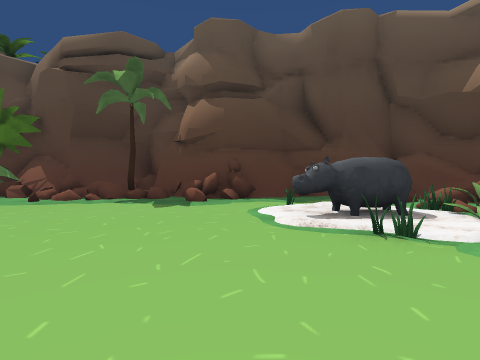
view 1 (above)

24 first-person views from a walk through a Unity game level. The camera is 1.4 m above the floor, tilts 2° down and sees 80° across. The floor is counted in squares, 2 m on a side. Each view is taken from the middle of a square. On the plan, view 1 faces up. The plan holds only what a view shows up to about 10 squares ahead; the rest is blank. The place goes on beyond the plan. The player is left out. Some surface patterns are stand-ins.

view 2
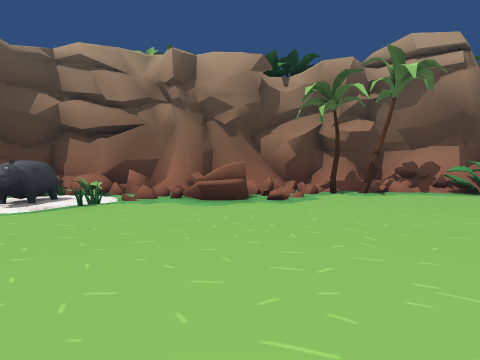

view 3
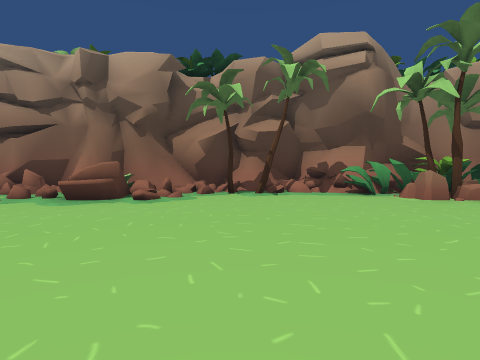

view 4
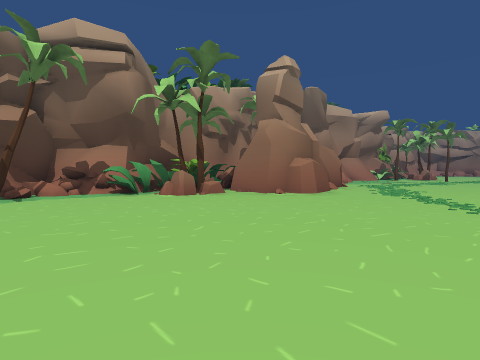

view 5
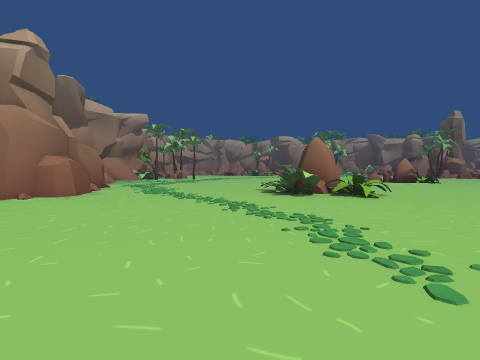

view 6
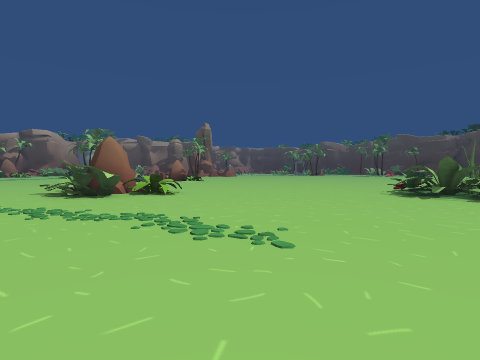

view 7
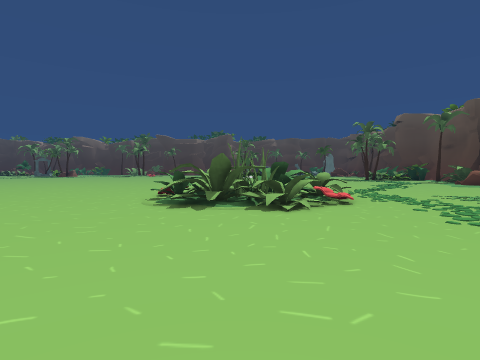

view 8
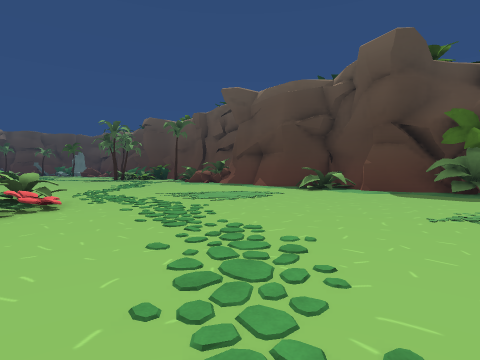

view 9
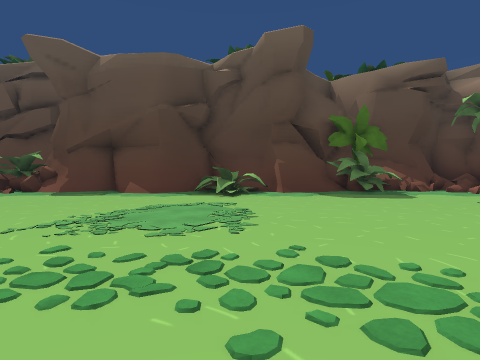

view 10
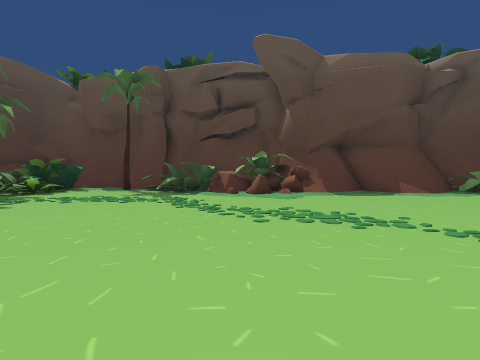

view 11
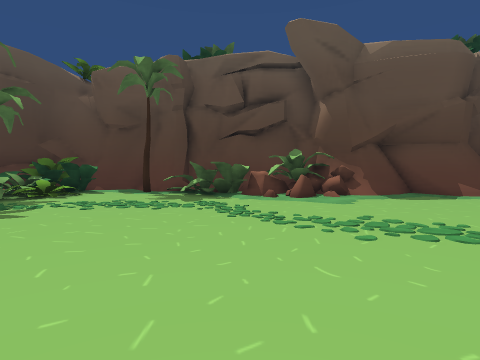

view 12
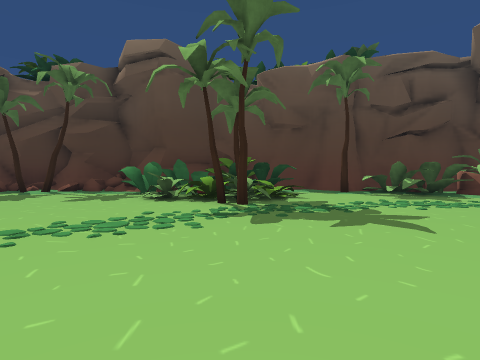

view 13
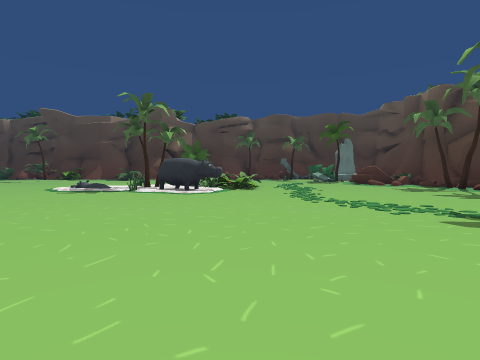

view 14
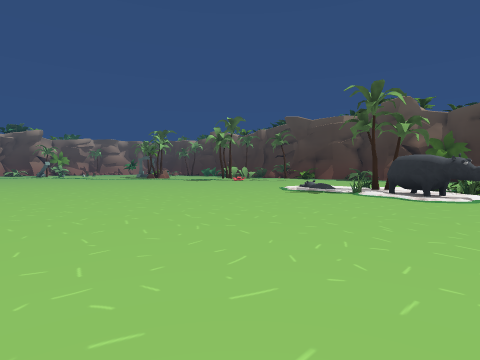

view 15
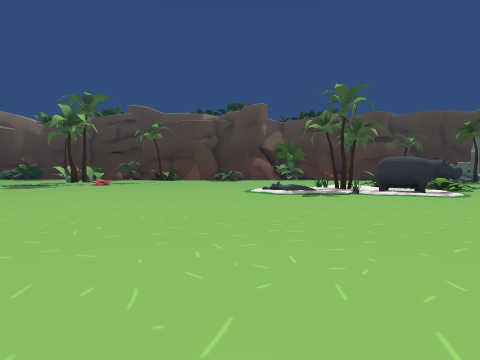

view 16
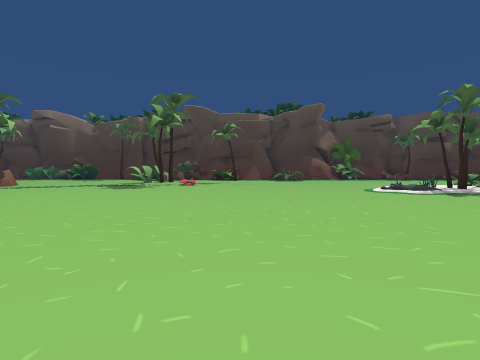

view 17
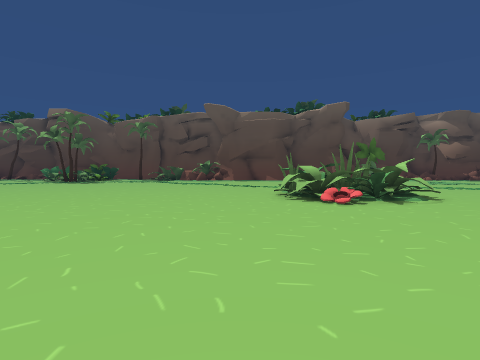

view 18
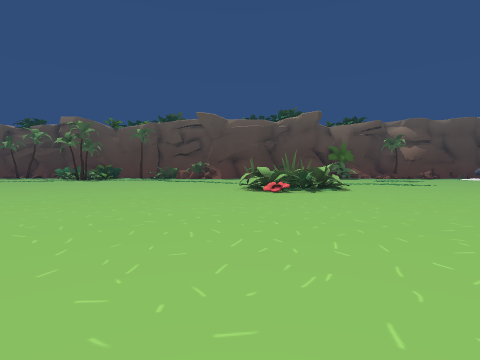

view 19
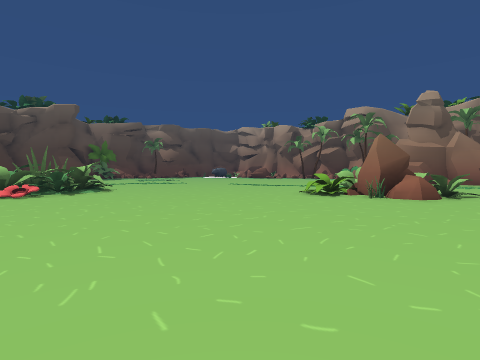

view 20
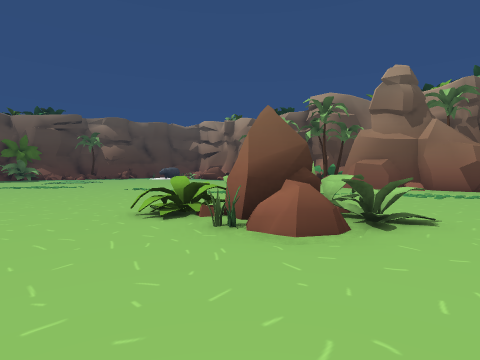

view 21
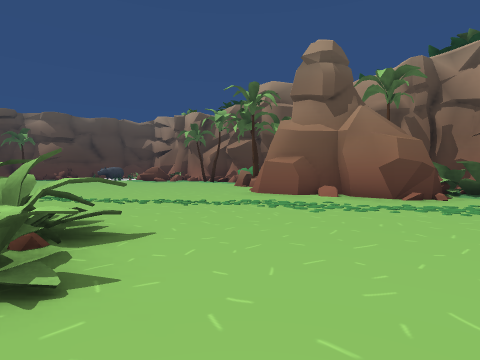

view 22
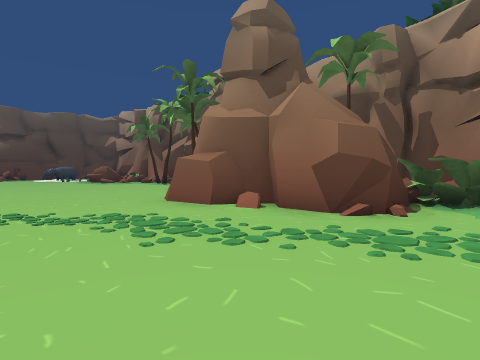

view 23
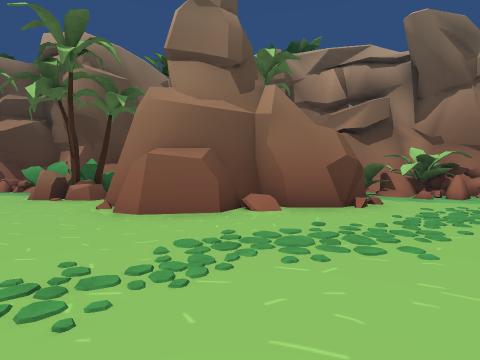

view 24
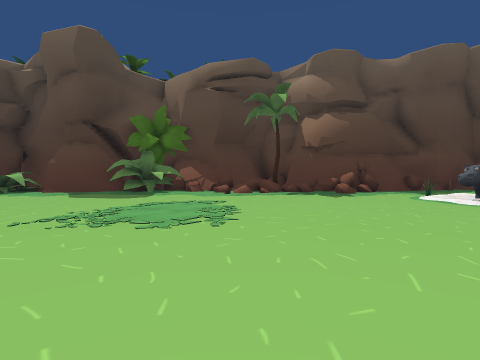

### Floor plan
Key: @ floor where view 1 was taken; # wall or solid block; x gap in a wall; . main floor; : floor 0.25 m higher than the main floor; + floor 0.75 m higher than the main floor; / step, stairs or slope; = window, fence, low wall or low ledge; ^ raised ledge; O other object.
Columns run from 33 left of view 1 to 6 right of it. Each row starts with its distance up from view 1.
  9 ###=#^###########        ##  ###
  8 OO=#OOOOO.OOO#OO### ######OO##:# ######
  7 ....OOOOO...OO#O^/###=O##OO.==O###/===##
  6  ....O+O/O....=......O............O..#=#
  5  ......O...........................OO==#
  4  .................................OOO=##
  3  .................... ............OO.^##
  2  .................... ..............=##
  1  ...................................==#
  0  O...............................@.==O#
 -1 OOO........  ........................=#
 -2 OOO................OOO...... ........ =#
 -3 O./................OOOO..............O##
 -4 .OO................OOO...............O=#
 -5  /................OOOO................=#
 -6 O./.................O................O##
 -7 ....................................OO##
 -8 ..........  ........................OOO#
 -9 ..........   .......................x.O#
-10 ..........    ....................###OO#
-11 ...........   .........../OOO.....#   O#
-12 ..........     ..........OOOO.....##
-13 ..........      .........OOOO.....## O
-14 ........         ..........O.......##OO#
-15 .......           ..................OO##
-16 .....                      .........####

Positions as (right, up) in squares from view 1, and headings:
1: (0, 0), facing up
2: (-4, 0), facing right
3: (-4, -3), facing right
4: (-4, -3), facing down-right
5: (-4, -3), facing down
6: (-3, -3), facing down-left
7: (-6, -4), facing left
8: (-6, -3), facing up-left
9: (-11, -2), facing up
10: (-19, -2), facing up
11: (-20, -1), facing up
12: (-26, -1), facing up
13: (-22, 0), facing left
14: (-23, 0), facing down-left
15: (-23, -7), facing left
16: (-23, -11), facing left
17: (-16, -12), facing up
18: (-15, -15), facing up
19: (-15, -15), facing up-right
20: (-10, -15), facing up-right
21: (-6, -16), facing up-right
22: (-3, -16), facing up-right
23: (-4, -12), facing right
24: (-4, -2), facing up
